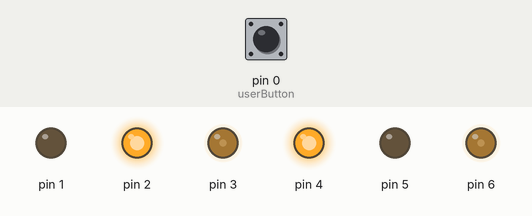
Simulated run of this sketch. Board: Arduino Uno, built with avr-gcc and run on an emulated ATmega328P. Shown: output pins drawn as LEDs (lit = HIGH). The test bench sets the inputs (shaded band); at power-on: pin 0 (userButton) HIGH.

Above: at 0.3 s.
At 1.1 s:
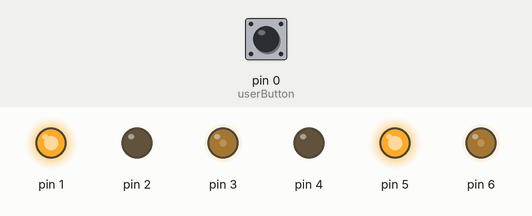
At 3.9 s:
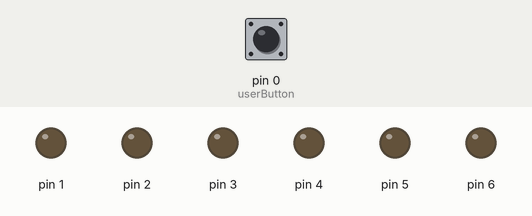
Timing chart, 0 to 5.4 s (numbered marks = the images above):
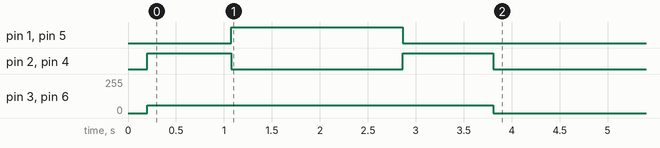

Measured:
- by itself, pin 1, pin 5: LOW → HIGH at 1.1 s, → LOW 1.8 s later
- by itself, pin 2, pin 4: alternates HIGH for 0.91 s and LOW for 1.8 s, 4 changes in all, then stays LOW
- by itself, pin 3, pin 6: 0/255 → 60/255 at 0.20 s, → 0/255 3.6 s later

The sketch:

robotrace.ino
```cpp
#include <QTRSensors.h>

constexpr float Kp = 0.2;
constexpr float Kd = 4;
constexpr float Ksr = 0;
constexpr int MaxSpeed = 255;
constexpr int BaseSpeed = 255;
constexpr int speedturn = 255;
constexpr int SensorCount = 8;

#define userButton 0
#define CENTER_POSITION 3500

int PWMA = 6, AIN1 = 4, AIN2 = 5;
int PWMB = 3, BIN1 = 1, BIN2 = 2;

class Motor {
  private:
    int pwmPin, in1, in2;

  public:
    Motor(int pwm, int pin1, int pin2) {
      pwmPin = pwm;
      in1 = pin1;
      in2 = pin2;
      pinMode(pwmPin, OUTPUT);
      pinMode(in1, OUTPUT);
      pinMode(in2, OUTPUT);
    }

    void move(int speed, bool forward) {
      digitalWrite(in1, forward ? HIGH : LOW);
      digitalWrite(in2, forward ? LOW : HIGH);
      analogWrite(pwmPin, speed);
    }

    void stop() {
      analogWrite(pwmPin, 0);
      digitalWrite(in1, LOW);
      digitalWrite(in2, LOW);
    }
};

class PIDController {
  private:
    float Kp, Kd;
    int lastError;

  public:
    PIDController(float p, float d) {
      Kp = p;
      Kd = d;
      lastError = 0;
    }

    int compute(int error) {
      int output = Kp * error + Kd * (error - lastError);
      lastError = error;
      return output;
    }
};

class LineFollower {
  private:
    QTRSensors qtr;
    uint16_t sensorValues[SensorCount];
    uint16_t smoothSensorValues[SensorCount];
    Motor* leftMotor;
    Motor* rightMotor;
    PIDController* pid;

  public:
    LineFollower(Motor* l, Motor* r, PIDController* p) {
      leftMotor = l;
      rightMotor = r;
      pid = p;
    }

    void setupSensors() {
      qtr.setTypeRC();
      qtr.setSensorPins((const uint8_t[]) {
        19, 18, 17, 16, 15, 14, 8, 7
      }, SensorCount);

      for (int i = 0; i < 100; i++) {
        if (i < 25 || i > 75) {
          leftMotor->move(60, true);
          rightMotor->move(60, false);
        } else {
          leftMotor->move(60, false);
          rightMotor->move(60, true);
        }
        qtr.calibrate();
        delay(10);
      }

      delay(100);
      while (digitalRead(userButton) == HIGH) {
        leftMotor->stop();
        rightMotor->stop();
      }
      delay(50);
      while (digitalRead(userButton) == LOW) {

      }
      delay(1000);
    }

    void smoothReadings() {
      for (int i = 0; i < SensorCount; i++) {
        smoothSensorValues[i] = (smoothSensorValues[i] + sensorValues[i]) / 2;
      }
    }

    void followLine() {
      uint16_t position = qtr.readLineBlack(sensorValues);
      smoothReadings();

      if (position == 0 || position == 7000) {
        leftMotor->stop();
        rightMotor->stop();
        delay(500);
        return;
      }

      if (position > 6700) {
        rightMotor->move(speedturn, false);
        leftMotor->move(speedturn, true);
        return;
      }

      if (position < 300) {
        rightMotor->move(speedturn, true);
        leftMotor->move(speedturn, false);
        return;
      }

      int error = position - CENTER_POSITION;
      int motorSpeed = pid->compute(error);

      double speedError = Ksr * (exp(1) * ((SensorCount * (SensorCount + 1)) / 2));

      int rightSpeed = BaseSpeed + motorSpeed - speedError;
      int leftSpeed = BaseSpeed - motorSpeed - speedError;

      rightSpeed = constrain(rightSpeed, 0, MaxSpeed);
      leftSpeed = constrain(leftSpeed, 0, MaxSpeed);

      rightMotor->move(rightSpeed, true);
      leftMotor->move(leftSpeed, true);
    }
};

Motor leftMotor(PWMA, AIN1, AIN2);
Motor rightMotor(PWMB, BIN1, BIN2);
PIDController pid(Kp, Kd);
LineFollower BotHudson(&leftMotor, &rightMotor, &pid);

void setup() {
  pinMode(userButton, INPUT_PULLUP);
  delay(200);
  BotHudson.setupSensors();
}

void loop() {
  BotHudson.followLine();
}
```
